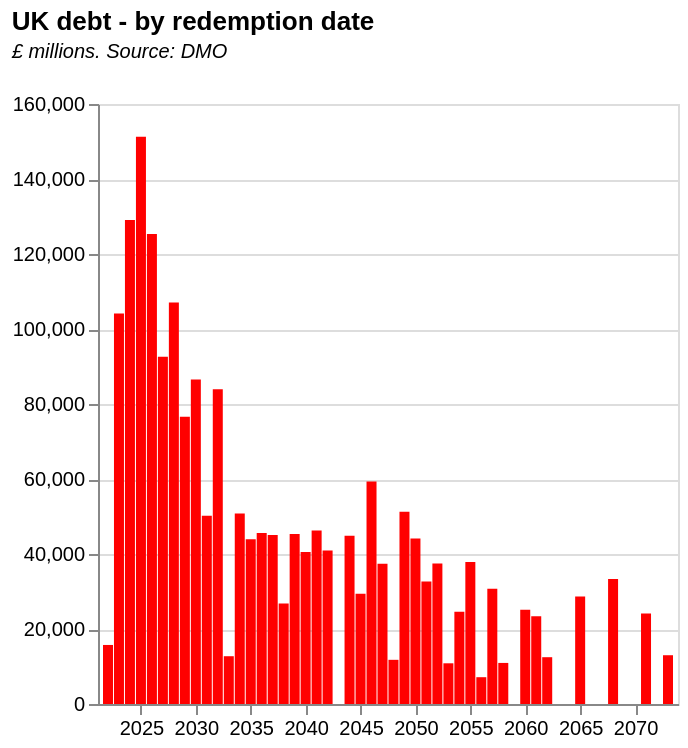

Here is the Vega-Lite specification saved for this chart:
### Vega-Lite specification from a JSON file in a GitHub repository (floating-point values rounded to 4 significant figures)
{"$schema": "https://vega.github.io/schema/vega-lite/v5.json", "description": "Bar chart of UK debt outstanding. Demo of string and date functions", "title": {"text": "UK debt - by redemption date", "subtitle": ["£ millions. Source: DMO", ""], "subtitleFontStyle": "italic", "subtitleFontSize": 10, "anchor": "start", "color": "black"}, "height": 300, "width": 290, "transform": [{"calculate": "slice(datum.redemptionDate, -4)", "as": "temp1"}, {"calculate": "datetime(datum.temp1)", "as": "redemptionYear"}], "data": {"values": [{"rawType": "2½% Index-linked Treasury Stock 2024", "coupon": "2½", "giltType": "Index Linked", "code": "GB0008983024", "redemptionDate": " 17-Jul-2024", "issueDate": " 30-Dec-1986", "divDates": "17 Jan/Jul", "divNextDate": " 06-Jan-2023", "issueAmount": "6821", "baseRPI": "97.667931", "amountINCinfUplift": "22363", "issueYear": "1986", "totalCumulative": "6821", "id": "1"}, {"rawType": "4 1/8% Index-linked Treasury Stock 2030", "coupon": "1/8", "giltType": "Index Linked", "code": "GB0008932666", "redemptionDate": " 22-Jul-2030", "issueDate": " 12-Jun-1992", "divDates": "22 Jan/Jul", "divNextDate": " 12-Jan-2023", "issueAmount": "4841", "baseRPI": "135.10001", "amountINCinfUplift": "11474", "issueYear": "1992", "totalCumulative": "11662", "id": "2"}, {"rawType": "6% Treasury Stock 2028", "coupon": "6", "giltType": "Treasury Stock", "code": "GB0002404191", "redemptionDate": " 07-Dec-2028", "issueDate": " 29-Jan-1998", "divDates": "7 Jun/Dec", "divNextDate": " 28-Nov-2022", "issueAmount": "20256", "baseRPI": "", "amountINCinfUplift": "", "issueYear": "1998", "totalCumulative": "31918", "id": "3"}, {"rawType": "4¼% Treasury Stock 2032", "coupon": "4¼", "giltType": "Treasury Stock", "code": "GB0004893086", "redemptionDate": " 07-Jun-2032", "issueDate": " 25-May-2000", "divDates": "7 Jun/Dec", "divNextDate": " 28-Nov-2022", "issueAmount": "40331", "baseRPI": "", "amountINCinfUplift": "", "issueYear": "2000", "totalCumulative": "72249", "id": "4"}, {"rawType": "5% Treasury Stock 2025", "coupon": "5", "giltType": "Treasury Stock", "code": "GB0030880693", "redemptionDate": " 07-Mar-2025", "issueDate": " 27-Sep-2001", "divDates": "7 Mar/Sep", "divNextDate": " 24-Feb-2023", "issueAmount": "37339", "baseRPI": "", "amountINCinfUplift": "", "issueYear": "2001", "totalCumulative": "109588", "id": "5"}, {"rawType": "2% Index-linked Treasury Stock 2035", "coupon": "2", "giltType": "Index Linked", "code": "GB0031790826", "redemptionDate": " 26-Jan-2035", "issueDate": " 11-Jul-2002", "divDates": "26 Jan/Jul", "divNextDate": " 17-Jan-2023", "issueAmount": "9084", "baseRPI": "173.60001", "amountINCinfUplift": "16755", "issueYear": "2002", "totalCumulative": "118672", "id": "6"}, {"rawType": "4¼% Treasury Stock 2036", "coupon": "4¼", "giltType": "Treasury Stock", "code": "GB0032452392", "redemptionDate": " 07-Mar-2036", "issueDate": " 27-Feb-2003", "divDates": "7 Mar/Sep", "divNextDate": " 24-Feb-2023", "issueAmount": "31682", "baseRPI": "", "amountINCinfUplift": "", "issueYear": "2003", "totalCumulative": "150354", "id": "7"}, {"rawType": "4¾% Treasury Stock 2038", "coupon": "4¾", "giltType": "Treasury Stock", "code": "GB00B00NY175", "redemptionDate": " 07-Dec-2038", "issueDate": " 23-Apr-2004", "divDates": "7 Jun/Dec", "divNextDate": " 28-Nov-2022", "issueAmount": "26827", "baseRPI": "", "amountINCinfUplift": "", "issueYear": "2004", "totalCumulative": "177181", "id": "8"}, {"rawType": "1¼% Index-linked Treasury Gilt 2055", "coupon": "1¼", "giltType": "Index Linked", "code": "GB00B0CNHZ09", "redemptionDate": " 22-Nov-2055", "issueDate": " 23-Sep-2005", "divDates": "22 May/Nov", "divNextDate": " 11-Nov-2022", "issueAmount": "10169", "baseRPI": "192.2", "amountINCinfUplift": "18227", "issueYear": "2005", "totalCumulative": "187350", "id": "9"}, {"rawType": "4¼% Treasury Gilt 2055", "coupon": "4¼", "giltType": "Treasury Gilt", "code": "GB00B06YGN05", "redemptionDate": " 07-Dec-2055", "issueDate": " 27-May-2005", "divDates": "7 Jun/Dec", "divNextDate": " 28-Nov-2022", "issueAmount": "27671", "baseRPI": "", "amountINCinfUplift": "", "issueYear": "2005", "totalCumulative": "215021", "id": "10"}, {"rawType": "4¼% Treasury Gilt 2027", "coupon": "4¼", "giltType": "Treasury Gilt", "code": "GB00B16NNR78", "redemptionDate": " 07-Dec-2027", "issueDate": " 06-Sep-2006", "divDates": "7 Jun/Dec", "divNextDate": " 28-Nov-2022", "issueAmount": "33003", "baseRPI": "", "amountINCinfUplift": "", "issueYear": "2006", "totalCumulative": "248024", "id": "11"}, {"rawType": "1¼% Index-linked Treasury Gilt 2027", "coupon": "1¼", "giltType": "Index Linked", "code": "GB00B128DH60", "redemptionDate": " 22-Nov-2027", "issueDate": " 26-Apr-2006", "divDates": "22 May/Nov", "divNextDate": " 11-Nov-2022", "issueAmount": "14170", "baseRPI": "194.06667", "amountINCinfUplift": "25154", "issueYear": "2006", "totalCumulative": "262194", "id": "12"}, {"rawType": "4¼% Treasury Gilt 2046", "coupon": "4¼", "giltType": "Treasury Gilt", "code": "GB00B128DP45", "redemptionDate": " 07-Dec-2046", "issueDate": " 12-May-2006", "divDates": "7 Jun/Dec", "divNextDate": " 28-Nov-2022", "issueAmount": "25124", "baseRPI": "", "amountINCinfUplift": "", "issueYear": "2006", "totalCumulative": "287318", "id": "13"}, {"rawType": "1 1/8% Index-linked Treasury Gilt 2037", "coupon": "1/8", "giltType": "Index Linked", "code": "GB00B1L6W962", "redemptionDate": " 22-Nov-2037", "issueDate": " 21-Feb-2007", "divDates": "22 May/Nov", "divNextDate": " 11-Nov-2022", "issueAmount": "13066", "baseRPI": "202.24286", "amountINCinfUplift": "22255", "issueYear": "2007", "totalCumulative": "300384", "id": "14"}, {"rawType": "4¾% Treasury Gilt 2030", "coupon": "4¾", "giltType": "Treasury Gilt", "code": "GB00B24FF097", "redemptionDate": " 07-Dec-2030", "issueDate": " 03-Oct-2007", "divDates": "7 Jun/Dec", "divNextDate": " 28-Nov-2022", "issueAmount": "42819", "baseRPI": "", "amountINCinfUplift": "", "issueYear": "2007", "totalCumulative": "343203", "id": "15"}, {"rawType": "4½% Treasury Gilt 2042", "coupon": "4½", "giltType": "Treasury Gilt", "code": "GB00B1VWPJ53", "redemptionDate": " 07-Dec-2042", "issueDate": " 06-Jun-2007", "divDates": "7 Jun/Dec", "divNextDate": " 28-Nov-2022", "issueAmount": "28354", "baseRPI": "", "amountINCinfUplift": "", "issueYear": "2007", "totalCumulative": "371557", "id": "16"}, {"rawType": "0¾% Index-linked Treasury Gilt 2047", "coupon": "0¾", "giltType": "Index Linked", "code": "GB00B24FFM16", "redemptionDate": " 22-Nov-2047", "issueDate": " 21-Nov-2007", "divDates": "22 May/Nov", "divNextDate": " 11-Nov-2022", "issueAmount": "11687", "baseRPI": "207.76666", "amountINCinfUplift": "19377", "issueYear": "2007", "totalCumulative": "383244", "id": "17"}, {"rawType": "1 7/8% Index-linked Treasury Gilt 2022", "coupon": "7/8", "giltType": "Index Linked", "code": "GB00B1Z5HQ14", "redemptionDate": " 22-Nov-2022", "issueDate": " 11-Jul-2007", "divDates": "22 May/Nov", "divNextDate": " 11-Nov-2022", "issueAmount": "15743", "baseRPI": "205.65807", "amountINCinfUplift": "26554", "issueYear": "2007", "totalCumulative": "398987", "id": "18"}, {"rawType": "1¼% Index-linked Treasury Gilt 2032", "coupon": "1¼", "giltType": "Index Linked", "code": "GB00B3D4VD98", "redemptionDate": " 22-Nov-2032", "issueDate": " 29-Oct-2008", "divDates": "22 May/Nov", "divNextDate": " 11-Nov-2022", "issueAmount": "14657", "baseRPI": "217.13226", "amountINCinfUplift": "23254", "issueYear": "2008", "totalCumulative": "413644", "id": "19"}, {"rawType": "4¼% Treasury Gilt 2049", "coupon": "4¼", "giltType": "Treasury Gilt", "code": "GB00B39R3707", "redemptionDate": " 07-Dec-2049", "issueDate": " 03-Sep-2008", "divDates": "7 Jun/Dec", "divNextDate": " 28-Nov-2022", "issueAmount": "21047", "baseRPI": "", "amountINCinfUplift": "", "issueYear": "2008", "totalCumulative": "434691", "id": "20"}, {"rawType": "0½% Index-linked Treasury Gilt 2050", "coupon": "0½", "giltType": "Index Linked", "code": "GB00B421JZ66", "redemptionDate": " 22-Mar-2050", "issueDate": " 25-Sep-2009", "divDates": "22 Mar/Sep", "divNextDate": " 13-Mar-2023", "issueAmount": "12221", "baseRPI": "213.39999", "amountINCinfUplift": "19729", "issueYear": "2009", "totalCumulative": "446912", "id": "21"}, {"rawType": "0 5/8% Index-linked Treasury Gilt 2042", "coupon": "5/8", "giltType": "Index Linked", "code": "GB00B3MYD345", "redemptionDate": " 22-Nov-2042", "issueDate": " 24-Jul-2009", "divDates": "22 May/Nov", "divNextDate": " 11-Nov-2022", "issueAmount": "12559", "baseRPI": "212.46452", "amountINCinfUplift": "20364", "issueYear": "2009", "totalCumulative": "459471", "id": "22"}, {"rawType": "4½% Treasury Gilt 2034", "coupon": "4½", "giltType": "Treasury Gilt", "code": "GB00B52WS153", "redemptionDate": " 07-Sep-2034", "issueDate": " 17-Jun-2009", "divDates": "7 Mar/Sep", "divNextDate": " 24-Feb-2023", "issueAmount": "36261", "baseRPI": "", "amountINCinfUplift": "", "issueYear": "2009", "totalCumulative": "495732", "id": "23"}, {"rawType": "4% Treasury Gilt 2060", "coupon": "4", "giltType": "Treasury Gilt", "code": "GB00B54QLM75", "redemptionDate": " 22-Jan-2060", "issueDate": " 22-Oct-2009", "divDates": "22 Jan/Jul", "divNextDate": " 12-Jan-2023", "issueAmount": "25132", "baseRPI": "", "amountINCinfUplift": "", "issueYear": "2009", "totalCumulative": "520864", "id": "24"}, {"rawType": "4¼% Treasury Gilt 2039", "coupon": "4¼", "giltType": "Treasury Gilt", "code": "GB00B3KJDS62", "redemptionDate": " 07-Sep-2039", "issueDate": " 05-Mar-2009", "divDates": "7 Mar/Sep", "divNextDate": " 24-Feb-2023", "issueAmount": "24235", "baseRPI": "", "amountINCinfUplift": "", "issueYear": "2009", "totalCumulative": "545099", "id": "25"}, {"rawType": "4¼% Treasury Gilt 2040", "coupon": "4¼", "giltType": "Treasury Gilt", "code": "GB00B6460505", "redemptionDate": " 07-Dec-2040", "issueDate": " 30-Jun-2010", "divDates": "7 Jun/Dec", "divNextDate": " 28-Nov-2022", "issueAmount": "26449", "baseRPI": "", "amountINCinfUplift": "", "issueYear": "2010", "totalCumulative": "571548", "id": "26"}, {"rawType": "0 5/8% Index-linked Treasury Gilt 2040", "coupon": "5/8", "giltType": "Index Linked", "code": "GB00B3LZBF68", "redemptionDate": " 22-Mar-2040", "issueDate": " 28-Jan-2010", "divDates": "22 Mar/Sep", "divNextDate": " 13-Mar-2023", "issueAmount": "14090", "baseRPI": "216.52258", "amountINCinfUplift": "22417", "issueYear": "2010", "totalCumulative": "585638", "id": "27"}, {"rawType": "0 3/8% Index-linked Treasury Gilt 2062", "coupon": "3/8", "giltType": "Index Linked", "code": "GB00B4PTCY75", "redemptionDate": " 22-Mar-2062", "issueDate": " 26-Oct-2011", "divDates": "22 Mar/Sep", "divNextDate": " 13-Mar-2023", "issueAmount": "12480", "baseRPI": "235.82903", "amountINCinfUplift": "18230", "issueYear": "2011", "totalCumulative": "598118", "id": "28"}, {"rawType": "0 1/8% Index-linked Treasury Gilt 2029", "coupon": "1/8", "giltType": "Index Linked", "code": "GB00B3Y1JG82", "redemptionDate": " 22-Mar-2029", "issueDate": " 23-Nov-2011", "divDates": "22 Mar/Sep", "divNextDate": " 13-Mar-2023", "issueAmount": "15459", "baseRPI": "237.42", "amountINCinfUplift": "22430", "issueYear": "2011", "totalCumulative": "613577", "id": "29"}, {"rawType": "0¾% Index-linked Treasury Gilt 2034", "coupon": "0¾", "giltType": "Index Linked", "code": "GB00B46CGH68", "redemptionDate": " 22-Mar-2034", "issueDate": " 25-May-2011", "divDates": "22 Mar/Sep", "divNextDate": " 13-Mar-2023", "issueAmount": "14570", "baseRPI": "232.22903", "amountINCinfUplift": "21614", "issueYear": "2011", "totalCumulative": "628147", "id": "30"}, {"rawType": "3¾% Treasury Gilt 2052", "coupon": "3¾", "giltType": "Treasury Gilt", "code": "GB00B6RNH572", "redemptionDate": " 22-Jul-2052", "issueDate": " 28-Sep-2011", "divDates": "22 Jan/Jul", "divNextDate": " 12-Jan-2023", "issueAmount": "25114", "baseRPI": "", "amountINCinfUplift": "", "issueYear": "2011", "totalCumulative": "653261", "id": "31"}, {"rawType": "0¼% Index-linked Treasury Gilt 2052", "coupon": "0¼", "giltType": "Index Linked", "code": "GB00B73ZYW09", "redemptionDate": " 22-Mar-2052", "issueDate": " 26-Sep-2012", "divDates": "22 Mar/Sep", "divNextDate": " 13-Mar-2023", "issueAmount": "12366", "baseRPI": "242.05", "amountINCinfUplift": "17600", "issueYear": "2012", "totalCumulative": "665627", "id": "32"}, {"rawType": "3¼% Treasury Gilt 2044", "coupon": "3¼", "giltType": "Treasury Gilt", "code": "GB00B84Z9V04", "redemptionDate": " 22-Jan-2044", "issueDate": " 24-Oct-2012", "divDates": "22 Jan/Jul", "divNextDate": " 12-Jan-2023", "issueAmount": "29109", "baseRPI": "", "amountINCinfUplift": "", "issueYear": "2012", "totalCumulative": "694736", "id": "33"}, {"rawType": "0 1/8% Index-linked Treasury Gilt 2044", "coupon": "1/8", "giltType": "Index Linked", "code": "GB00B7RN0G65", "redemptionDate": " 22-Mar-2044", "issueDate": " 25-Jul-2012", "divDates": "22 Mar/Sep", "divNextDate": " 13-Mar-2023", "issueAmount": "15726", "baseRPI": "242.42258", "amountINCinfUplift": "22346", "issueYear": "2012", "totalCumulative": "710462", "id": "34"}, {"rawType": "0 1/8% Index-linked Treasury Gilt 2024", "coupon": "1/8", "giltType": "Index Linked", "code": "GB00B85SFQ54", "redemptionDate": " 22-Mar-2024", "issueDate": " 12-Oct-2012", "divDates": "22 Mar/Sep", "divNextDate": " 13-Mar-2023", "issueAmount": "15244", "baseRPI": "242.41936", "amountINCinfUplift": "21662", "issueYear": "2012", "totalCumulative": "725706", "id": "35"}, {"rawType": "0 1/8% Index-linked Treasury Gilt 2068", "coupon": "1/8", "giltType": "Index Linked", "code": "GB00BDX8CX86", "redemptionDate": " 22-Mar-2068", "issueDate": " 25-Sep-2013", "divDates": "22 Mar/Sep", "divNextDate": " 13-Mar-2023", "issueAmount": "12600", "baseRPI": "249.7", "amountINCinfUplift": "17383", "issueYear": "2013", "totalCumulative": "738306", "id": "36"}, {"rawType": "2¼% Treasury Gilt 2023", "coupon": "2¼", "giltType": "Treasury Gilt", "code": "GB00B7Z53659", "redemptionDate": " 07-Sep-2023", "issueDate": " 12-Jun-2013", "divDates": "7 Mar/Sep", "divNextDate": " 24-Feb-2023", "issueAmount": "35922", "baseRPI": "", "amountINCinfUplift": "", "issueYear": "2013", "totalCumulative": "774228", "id": "37"}, {"rawType": "3½% Treasury Gilt 2068", "coupon": "3½", "giltType": "Treasury Gilt", "code": "GB00BBJNQY21", "redemptionDate": " 22-Jul-2068", "issueDate": " 26-Jun-2013", "divDates": "22 Jan/Jul", "divNextDate": " 12-Jan-2023", "issueAmount": "20743", "baseRPI": "", "amountINCinfUplift": "", "issueYear": "2013", "totalCumulative": "794971", "id": "38"}, {"rawType": "2¾% Treasury Gilt 2024", "coupon": "2¾", "giltType": "Treasury Gilt", "code": "GB00BHBFH458", "redemptionDate": " 07-Sep-2024", "issueDate": " 12-Mar-2014", "divDates": "7 Mar/Sep", "divNextDate": " 24-Feb-2023", "issueAmount": "35806", "baseRPI": "", "amountINCinfUplift": "", "issueYear": "2014", "totalCumulative": "830777", "id": "39"}, {"rawType": "0 1/8% Index-linked Treasury Gilt 2058", "coupon": "1/8", "giltType": "Index Linked", "code": "GB00BP9DLZ64", "redemptionDate": " 22-Mar-2058", "issueDate": " 30-Jul-2014", "divDates": "22 Mar/Sep", "divNextDate": " 13-Mar-2023", "issueAmount": "10953", "baseRPI": "255.8871", "amountINCinfUplift": "14746", "issueYear": "2014", "totalCumulative": "841730", "id": "40"}, {"rawType": "3½% Treasury Gilt 2045", "coupon": "3½", "giltType": "Treasury Gilt", "code": "GB00BN65R313", "redemptionDate": " 22-Jan-2045", "issueDate": " 25-Jun-2014", "divDates": "22 Jan/Jul", "divNextDate": " 12-Jan-2023", "issueAmount": "29404", "baseRPI": "", "amountINCinfUplift": "", "issueYear": "2014", "totalCumulative": "871134", "id": "41"}, {"rawType": "0 1/8% Index-linked Treasury Gilt 2046", "coupon": "1/8", "giltType": "Index Linked", "code": "GB00BYMWG366", "redemptionDate": " 22-Mar-2046", "issueDate": " 24-Jun-2015", "divDates": "22 Mar/Sep", "divNextDate": " 13-Mar-2023", "issueAmount": "13486", "baseRPI": "257.79001", "amountINCinfUplift": "18021", "issueYear": "2015", "totalCumulative": "884620", "id": "42"}, {"rawType": "2½% Treasury Gilt 2065", "coupon": "2½", "giltType": "Treasury Gilt", "code": "GB00BYYMZX75", "redemptionDate": " 22-Jul-2065", "issueDate": " 21-Oct-2015", "divDates": "22 Jan/Jul", "divNextDate": " 12-Jan-2023", "issueAmount": "20575", "baseRPI": "", "amountINCinfUplift": "", "issueYear": "2015", "totalCumulative": "905195", "id": "43"}, {"rawType": "0 1/8% Index-linked Treasury Gilt 2026", "coupon": "1/8", "giltType": "Index Linked", "code": "GB00BYY5F144", "redemptionDate": " 22-Mar-2026", "issueDate": " 16-Jul-2015", "divDates": "22 Mar/Sep", "divNextDate": " 13-Mar-2023", "issueAmount": "13455", "baseRPI": "258.24194", "amountINCinfUplift": "17948", "issueYear": "2015", "totalCumulative": "918650", "id": "44"}, {"rawType": "2% Treasury Gilt 2025", "coupon": "2", "giltType": "Treasury Gilt", "code": "GB00BTHH2R79", "redemptionDate": " 07-Sep-2025", "issueDate": " 20-Mar-2015", "divDates": "7 Mar/Sep", "divNextDate": " 24-Feb-2023", "issueAmount": "39934", "baseRPI": "", "amountINCinfUplift": "", "issueYear": "2015", "totalCumulative": "958584", "id": "45"}, {"rawType": "0 1/8% Index-linked Treasury Gilt 2036", "coupon": "1/8", "giltType": "Index Linked", "code": "GB00BYZW3J87", "redemptionDate": " 22-Nov-2036", "issueDate": " 11-Mar-2016", "divDates": "22 May/Nov", "divNextDate": " 11-Nov-2022", "issueAmount": "13905", "baseRPI": "260.01935", "amountINCinfUplift": "18422", "issueYear": "2016", "totalCumulative": "972489", "id": "46"}, {"rawType": "0 1/8% Index-Linked Treasury Gilt 2056", "coupon": "1/8", "giltType": "Index Linked", "code": "GB00BYVP4K94", "redemptionDate": " 22-Nov-2056", "issueDate": " 30-Nov-2016", "divDates": "22 May/Nov", "divNextDate": " 11-Nov-2022", "issueAmount": "7147", "baseRPI": "264.88333", "amountINCinfUplift": "9294", "issueYear": "2016", "totalCumulative": "979636", "id": "47"}, {"rawType": "1½% Treasury Gilt 2026", "coupon": "1½", "giltType": "Treasury Gilt", "code": "GB00BYZW3G56", "redemptionDate": " 22-Jul-2026", "issueDate": " 18-Feb-2016", "divDates": "22 Jan/Jul", "divNextDate": " 12-Jan-2023", "issueAmount": "43651", "baseRPI": "", "amountINCinfUplift": "", "issueYear": "2016", "totalCumulative": "1023287", "id": "48"}, {"rawType": "1¾% Treasury Gilt 2037", "coupon": "1¾", "giltType": "Treasury Gilt", "code": "GB00BZB26Y51", "redemptionDate": " 07-Sep-2037", "issueDate": " 09-Nov-2016", "divDates": "7 Mar/Sep", "divNextDate": " 24-Feb-2023", "issueAmount": "31968", "baseRPI": "", "amountINCinfUplift": "", "issueYear": "2016", "totalCumulative": "1055255", "id": "49"}, {"rawType": "0 1/8% Index-linked Treasury Gilt 2065", "coupon": "1/8", "giltType": "Index Linked", "code": "GB00BD9MZZ71", "redemptionDate": " 22-Nov-2065", "issueDate": " 24-Feb-2016", "divDates": "22 May/Nov", "divNextDate": " 11-Nov-2022", "issueAmount": "8125", "baseRPI": "260.43448", "amountINCinfUplift": "10747", "issueYear": "2016", "totalCumulative": "1063380", "id": "50"}, {"rawType": "1½% Treasury Gilt 2047", "coupon": "1½", "giltType": "Treasury Gilt", "code": "GB00BDCHBW80", "redemptionDate": " 22-Jul-2047", "issueDate": " 21-Sep-2016", "divDates": "22 Jan/Jul", "divNextDate": " 12-Jan-2023", "issueAmount": "25721", "baseRPI": "", "amountINCinfUplift": "", "issueYear": "2016", "totalCumulative": "1089101", "id": "51"}, {"rawType": "1¾% Treasury Gilt 2057", "coupon": "1¾", "giltType": "Treasury Gilt", "code": "GB00BD0XH204", "redemptionDate": " 22-Jul-2057", "issueDate": " 25-Jan-2017", "divDates": "22 Jan/Jul", "divNextDate": " 12-Jan-2023", "issueAmount": "30741", "baseRPI": "", "amountINCinfUplift": "", "issueYear": "2017", "totalCumulative": "1119842", "id": "52"}, {"rawType": "1¼% Treasury Gilt 2027", "coupon": "1¼", "giltType": "Treasury Gilt", "code": "GB00BDRHNP05", "redemptionDate": " 22-Jul-2027", "issueDate": " 15-Mar-2017", "divDates": "22 Jan/Jul", "divNextDate": " 12-Jan-2023", "issueAmount": "40987", "baseRPI": "", "amountINCinfUplift": "", "issueYear": "2017", "totalCumulative": "1160829", "id": "53"}, {"rawType": "0 1/8% Index-linked Treasury Gilt 2048", "coupon": "1/8", "giltType": "Index Linked", "code": "GB00BZ13DV40", "redemptionDate": " 10-Aug-2048", "issueDate": " 08-Nov-2017", "divDates": "10 Feb/Aug", "divNextDate": " 01-Feb-2023", "issueAmount": "11781", "baseRPI": "274.79333", "amountINCinfUplift": "14769", "issueYear": "2017", "totalCumulative": "1172610", "id": "54"}, {"rawType": "0¾% Treasury Gilt 2023", "coupon": "0¾", "giltType": "Treasury Gilt", "code": "GB00BF0HZ991", "redemptionDate": " 22-Jul-2023", "issueDate": " 20-Jul-2017", "divDates": "22 Jan/Jul", "divNextDate": " 12-Jan-2023", "issueAmount": "34359", "baseRPI": "", "amountINCinfUplift": "", "issueYear": "2017", "totalCumulative": "1206969", "id": "55"}, {"rawType": "0 1/8% Index-linked Treasury Gilt 2041", "coupon": "1/8", "giltType": "Index Linked", "code": "GB00BGDYHF49", "redemptionDate": " 10-Aug-2041", "issueDate": " 12-Jul-2018", "divDates": "10 Feb/Aug", "divNextDate": " 01-Feb-2023", "issueAmount": "12447", "baseRPI": "280.05484", "amountINCinfUplift": "15311", "issueYear": "2018", "totalCumulative": "1219416", "id": "56"}, {"rawType": "1% Treasury Gilt 2024", "coupon": "1", "giltType": "Treasury Gilt", "code": "GB00BFWFPL34", "redemptionDate": " 22-Apr-2024", "issueDate": " 25-Jul-2018", "divDates": "22 Apr/Oct", "divNextDate": " 13-Oct-2022", "issueAmount": "35638", "baseRPI": "", "amountINCinfUplift": "", "issueYear": "2018", "totalCumulative": "1255054", "id": "57"}, {"rawType": "1 5/8% Treasury Gilt 2071", "coupon": "5/8", "giltType": "Treasury Gilt", "code": "GB00BFMCN652", "redemptionDate": " 22-Oct-2071", "issueDate": " 16-May-2018", "divDates": "22 Apr/Oct", "divNextDate": " 13-Oct-2022", "issueAmount": "24158", "baseRPI": "", "amountINCinfUplift": "", "issueYear": "2018", "totalCumulative": "1279212", "id": "58"}, {"rawType": "1¾% Treasury Gilt 2049", "coupon": "1¾", "giltType": "Treasury Gilt", "code": "GB00BFWFPP71", "redemptionDate": " 22-Jan-2049", "issueDate": " 12-Sep-2018", "divDates": "22 Jan/Jul", "divNextDate": " 12-Jan-2023", "issueAmount": "30224", "baseRPI": "", "amountINCinfUplift": "", "issueYear": "2018", "totalCumulative": "1309436", "id": "59"}, {"rawType": "1 5/8% Treasury Gilt 2028", "coupon": "5/8", "giltType": "Treasury Gilt", "code": "GB00BFX0ZL78", "redemptionDate": " 22-Oct-2028", "issueDate": " 16-Mar-2018", "divDates": "22 Apr/Oct", "divNextDate": " 13-Oct-2022", "issueAmount": "37855", "baseRPI": "", "amountINCinfUplift": "", "issueYear": "2018", "totalCumulative": "1347291", "id": "60"}, {"rawType": "0 1/8% Index-linked Treasury Gilt 2028", "coupon": "1/8", "giltType": "Index Linked", "code": "GB00BZ1NTB69", "redemptionDate": " 10-Aug-2028", "issueDate": " 21-Jun-2018", "divDates": "10 Feb/Aug", "divNextDate": " 01-Feb-2023", "issueAmount": "17937", "baseRPI": "279.23334", "amountINCinfUplift": "22129", "issueYear": "2018", "totalCumulative": "1365228", "id": "61"}, {"rawType": "1 5/8% Treasury Gilt 2054", "coupon": "5/8", "giltType": "Treasury Gilt", "code": "GB00BJLR0J16", "redemptionDate": " 22-Oct-2054", "issueDate": " 15-May-2019", "divDates": "22 Apr/Oct", "divNextDate": " 13-Oct-2022", "issueAmount": "24581", "baseRPI": "", "amountINCinfUplift": "", "issueYear": "2019", "totalCumulative": "1389809", "id": "62"}, {"rawType": "0 7/8% Treasury Gilt 2029", "coupon": "7/8", "giltType": "Treasury Gilt", "code": "GB00BJMHB534", "redemptionDate": " 22-Oct-2029", "issueDate": " 19-Jun-2019", "divDates": "22 Apr/Oct", "divNextDate": " 13-Oct-2022", "issueAmount": "43620", "baseRPI": "", "amountINCinfUplift": "", "issueYear": "2019", "totalCumulative": "1433429", "id": "63"}, {"rawType": "0 5/8% Treasury Gilt 2025", "coupon": "5/8", "giltType": "Treasury Gilt", "code": "GB00BK5CVX03", "redemptionDate": " 07-Jun-2025", "issueDate": " 03-Jul-2019", "divDates": "7 Jun/Dec", "divNextDate": " 28-Nov-2022", "issueAmount": "44623", "baseRPI": "", "amountINCinfUplift": "", "issueYear": "2019", "totalCumulative": "1478052", "id": "64"}, {"rawType": "0 3/8% Treasury Gilt 2030", "coupon": "3/8", "giltType": "Treasury Gilt", "code": "GB00BL68HH02", "redemptionDate": " 22-Oct-2030", "issueDate": " 13-May-2020", "divDates": "22 Apr/Oct", "divNextDate": " 13-Oct-2022", "issueAmount": "38904", "baseRPI": "", "amountINCinfUplift": "", "issueYear": "2020", "totalCumulative": "1516956", "id": "65"}, {"rawType": "1¼ % Treasury Gilt 2041", "coupon": "1¼", "giltType": "Treasury Gilt", "code": "GB00BJQWYH73", "redemptionDate": " 22-Oct-2041", "issueDate": " 22-Jan-2020", "divDates": "22 Apr/Oct", "divNextDate": " 13-Oct-2022", "issueAmount": "33817", "baseRPI": "", "amountINCinfUplift": "", "issueYear": "2020", "totalCumulative": "1550773", "id": "66"}, {"rawType": "0¼% Treasury Gilt 2031", "coupon": "0¼", "giltType": "Treasury Gilt", "code": "GB00BMGR2809", "redemptionDate": " 31-Jul-2031", "issueDate": " 13-Nov-2020", "divDates": "31 Jan/Jul", "divNextDate": " 20-Jan-2023", "issueAmount": "40636", "baseRPI": "", "amountINCinfUplift": "", "issueYear": "2020", "totalCumulative": "1591409", "id": "67"}, {"rawType": "0 5/8% Treasury Gilt 2035", "coupon": "5/8", "giltType": "Treasury Gilt", "code": "GB00BMGR2916", "redemptionDate": " 31-Jul-2035", "issueDate": " 09-Sep-2020", "divDates": "31 Jan/Jul", "divNextDate": " 20-Jan-2023", "issueAmount": "34817", "baseRPI": "", "amountINCinfUplift": "", "issueYear": "2020", "totalCumulative": "1626226", "id": "68"}, {"rawType": "0 1/8% Treasury Gilt 2026", "coupon": "1/8", "giltType": "Treasury Gilt", "code": "GB00BL68HJ26", "redemptionDate": " 30-Jan-2026", "issueDate": " 03-Jun-2020", "divDates": "30 Jan/Jul", "divNextDate": " 19-Jan-2023", "issueAmount": "35316", "baseRPI": "", "amountINCinfUplift": "", "issueYear": "2020", "totalCumulative": "1661542", "id": "69"}, {"rawType": "0 1/8% Treasury Gilt 2028", "coupon": "1/8", "giltType": "Treasury Gilt", "code": "GB00BMBL1G81", "redemptionDate": " 31-Jan-2028", "issueDate": " 12-Jun-2020", "divDates": "31 Jan/Jul", "divNextDate": " 20-Jan-2023", "issueAmount": "31032", "baseRPI": "", "amountINCinfUplift": "", "issueYear": "2020", "totalCumulative": "1692574", "id": "70"}, {"rawType": "0 1/8% Treasury Gilt 2023", "coupon": "1/8", "giltType": "Treasury Gilt", "code": "GB00BL68HG94", "redemptionDate": " 31-Jan-2023", "issueDate": " 08-Apr-2020", "divDates": "31 Jan/Jul", "divNextDate": " 20-Jan-2023", "issueAmount": "33824", "baseRPI": "", "amountINCinfUplift": "", "issueYear": "2020", "totalCumulative": "1726398", "id": "71"}, {"rawType": "0 5/8% Treasury Gilt 2050", "coupon": "5/8", "giltType": "Treasury Gilt", "code": "GB00BMBL1F74", "redemptionDate": " 22-Oct-2050", "issueDate": " 10-Jun-2020", "divDates": "22 Apr/Oct", "divNextDate": " 13-Oct-2022", "issueAmount": "31916", "baseRPI": "", "amountINCinfUplift": "", "issueYear": "2020", "totalCumulative": "1758314", "id": "72"}, {"rawType": "0½% Treasury Gilt 2061", "coupon": "0½", "giltType": "Treasury Gilt", "code": "GB00BMBL1D50", "redemptionDate": " 22-Oct-2061", "issueDate": " 20-May-2020", "divDates": "22 Apr/Oct", "divNextDate": " 13-Oct-2022", "issueAmount": "23386", "baseRPI": "", "amountINCinfUplift": "", "issueYear": "2020", "totalCumulative": "1781700", "id": "73"}, {"rawType": "0 1/8% Treasury Gilt 2024", "coupon": "1/8", "giltType": "Treasury Gilt", "code": "GB00BMGR2791", "redemptionDate": " 31-Jan-2024", "issueDate": " 07-Oct-2020", "divDates": "31 Jan/Jul", "divNextDate": " 20-Jan-2023", "issueAmount": "35551", "baseRPI": "", "amountINCinfUplift": "", "issueYear": "2020", "totalCumulative": "1817251", "id": "74"}, {"rawType": "0 1/8% Index-linked Treasury Gilt 2031", "coupon": "1/8", "giltType": "Index Linked", "code": "GB00BNNGP551", "redemptionDate": " 10-Aug-2031", "issueDate": " 28-Jan-2021", "divDates": "10 Feb/Aug", "divNextDate": " 01-Feb-2023", "issueAmount": "9563", "baseRPI": "293.60324", "amountINCinfUplift": "11221", "issueYear": "2021", "totalCumulative": "1826814", "id": "75"}, {"rawType": "0¼% Treasury Gilt 2025", "coupon": "0¼", "giltType": "Treasury Gilt", "code": "GB00BLPK7110", "redemptionDate": " 31-Jan-2025", "issueDate": " 02-Jul-2021", "divDates": "31 Jan/Jul", "divNextDate": " 20-Jan-2023", "issueAmount": "29353", "baseRPI": "", "amountINCinfUplift": "", "issueYear": "2021", "totalCumulative": "1856167", "id": "76"}, {"rawType": "1½% Green Gilt 2053", "coupon": "1½", "giltType": "Green Gilt", "code": "GB00BM8Z2V59", "redemptionDate": " 31-Jul-2053", "issueDate": " 22-Oct-2021", "divDates": "31 Jan/Jul", "divNextDate": " 20-Jan-2023", "issueAmount": "10854", "baseRPI": "", "amountINCinfUplift": "", "issueYear": "2021", "totalCumulative": "1867021", "id": "77"}, {"rawType": "1¼% Treasury Gilt 2051", "coupon": "1¼", "giltType": "Treasury Gilt", "code": "GB00BLH38158", "redemptionDate": " 31-Jul-2051", "issueDate": " 28-Apr-2021", "divDates": "31 Jan/Jul", "divNextDate": " 20-Jan-2023", "issueAmount": "26049", "baseRPI": "", "amountINCinfUplift": "", "issueYear": "2021", "totalCumulative": "1893070", "id": "78"}, {"rawType": "0½% Treasury Gilt 2029", "coupon": "0½", "giltType": "Treasury Gilt", "code": "GB00BLPK7227", "redemptionDate": " 31-Jan-2029", "issueDate": " 02-Sep-2021", "divDates": "31 Jan/Jul", "divNextDate": " 20-Jan-2023", "issueAmount": "17544", "baseRPI": "", "amountINCinfUplift": "", "issueYear": "2021", "totalCumulative": "1910614", "id": "79"}, {"rawType": "0 3/8% Treasury Gilt 2026", "coupon": "3/8", "giltType": "Treasury Gilt", "code": "GB00BNNGP668", "redemptionDate": " 22-Oct-2026", "issueDate": " 03-Mar-2021", "divDates": "22 Apr/Oct", "divNextDate": " 13-Oct-2022", "issueAmount": "32890", "baseRPI": "", "amountINCinfUplift": "", "issueYear": "2021", "totalCumulative": "1943504", "id": "80"}, {"rawType": "0 1/8% Index-linked Treasury Gilt 2051", "coupon": "1/8", "giltType": "Index Linked", "code": "GB00BNNGP882", "redemptionDate": " 22-Mar-2051", "issueDate": " 10-Feb-2021", "divDates": "22 Mar/Sep", "divNextDate": " 13-Mar-2023", "issueAmount": "6639", "baseRPI": "294.11072", "amountINCinfUplift": "7776", "issueYear": "2021", "totalCumulative": "1950143", "id": "81"}, {"rawType": "1% Treasury Gilt 2032", "coupon": "1", "giltType": "Treasury Gilt", "code": "GB00BM8Z2T38", "redemptionDate": " 31-Jan-2032", "issueDate": " 02-Dec-2021", "divDates": "31 Jan/Jul", "divNextDate": " 20-Jan-2023", "issueAmount": "28957", "baseRPI": "", "amountINCinfUplift": "", "issueYear": "2021", "totalCumulative": "1979100", "id": "82"}, {"rawType": "0 1/8% Index-linked Treasury Gilt 2073", "coupon": "1/8", "giltType": "Index Linked", "code": "GB00BM8Z2W66", "redemptionDate": " 22-Mar-2073", "issueDate": " 24-Nov-2021", "divDates": "22 Mar/Sep", "divNextDate": " 13-Mar-2023", "issueAmount": "2900", "baseRPI": "308.32001", "amountINCinfUplift": "3240", "issueYear": "2021", "totalCumulative": "1982000", "id": "83"}, {"rawType": "0 7/8% Treasury Gilt 2046", "coupon": "7/8", "giltType": "Treasury Gilt", "code": "GB00BNNGP775", "redemptionDate": " 31-Jan-2046", "issueDate": " 20-Jan-2021", "divDates": "31 Jan/Jul", "divNextDate": " 20-Jan-2023", "issueAmount": "20733", "baseRPI": "", "amountINCinfUplift": "", "issueYear": "2021", "totalCumulative": "2002733", "id": "84"}, {"rawType": "0 1/8% Index-linked Treasury Gilt 2039", "coupon": "1/8", "giltType": "Index Linked", "code": "GB00BLH38265", "redemptionDate": " 22-Mar-2039", "issueDate": " 26-May-2021", "divDates": "22 Mar/Sep", "divNextDate": " 13-Mar-2023", "issueAmount": "6303", "baseRPI": "296.7258", "amountINCinfUplift": "7317", "issueYear": "2021", "totalCumulative": "2009036", "id": "85"}, {"rawType": "0 7/8% Green Gilt 2033", "coupon": "7/8", "giltType": "Green Gilt", "code": "GB00BM8Z2S21", "redemptionDate": " 31-Jul-2033", "issueDate": " 22-Sep-2021", "divDates": "31 Jan/Jul", "divNextDate": " 20-Jan-2023", "issueAmount": "12742", "baseRPI": "", "amountINCinfUplift": "", "issueYear": "2021", "totalCumulative": "2021778", "id": "86"}, {"rawType": "1 1/8% Treasury Gilt 2039", "coupon": "1/8", "giltType": "Treasury Gilt", "code": "GB00BLPK7334", "redemptionDate": " 31-Jan-2039", "issueDate": " 14-Jul-2021", "divDates": "31 Jan/Jul", "divNextDate": " 20-Jan-2023", "issueAmount": "14816", "baseRPI": "", "amountINCinfUplift": "", "issueYear": "2021", "totalCumulative": "2036594", "id": "87"}, {"rawType": "1 1/8% Treasury Gilt 2073", "coupon": "1/8", "giltType": "Treasury Gilt", "code": "GB00BLBDX619", "redemptionDate": " 22-Oct-2073", "issueDate": " 09-Feb-2022", "divDates": "22 Apr/Oct", "divNextDate": " 13-Oct-2022", "issueAmount": "10107", "baseRPI": "", "amountINCinfUplift": "", "issueYear": "2022", "totalCumulative": "2046701", "id": "88"}, {"rawType": "4 1/8% Treasury Gilt 2027", "coupon": "1/8", "giltType": "Treasury Gilt", "code": "GB00BL6C7720", "redemptionDate": " 29-Jan-2027", "issueDate": " 13-Oct-2022", "divDates": "29 Jan/Jul", "divNextDate": " 19-Jan-2023", "issueAmount": "4445", "baseRPI": "", "amountINCinfUplift": "", "issueYear": "2022", "totalCumulative": "2051146", "id": "89"}]}, "mark": {"type": "bar", "color": "red"}, "encoding": {"x": {"field": "redemptionYear", "type": "temporal", "title": null, "axis": {"grid": false}}, "y": {"field": "issueAmount", "type": "quantitative", "aggregate": "sum", "title": null}}}
